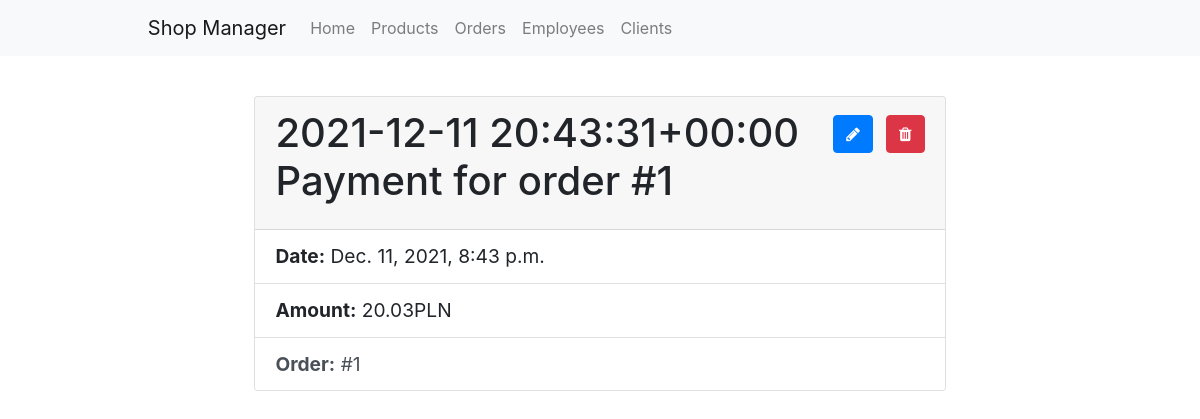
Page /orders/payments/1/ on the committed database.
### orders/models.py (models this page shows, shortened)
class Payment(models.Model):
    date = models.DateTimeField(help_text="Please pass the date of the payment.")
    amount = models.FloatField(validators=[MinValueValidator(0)],  help_text="Please pass the amount of the payment.")
    order = models.ForeignKey(Order, on_delete=models.SET_NULL, null=True,  help_text="Please select the order for which the payment was made.")
    def __str__(self):
        return f'{self.date} Payment for order #{self.order.id}'
    class Meta:
        ordering = ['-date']

class Order(models.Model):
    date = models.DateField(help_text="Please pass the date in YYYY-MM-DD format.")
    status = models.CharField(max_length=100, help_text="Please pass the status of the order.")
    comment = models.TextField(max_length=1000, blank=True, null=True, help_text="Optional: Please add some comments.")
    address = models.ForeignKey(Address, on_delete=models.SET_NULL, null=True, help_text="Please choose the address.")
    client = models.ForeignKey(Client, on_delete=models.SET_NULL, null=True, help_text="Please select the client. If client do not exist define the client in Clients section.")
    employee = models.ForeignKey(
        Employee, on_delete=models.SET_NULL, null=True, help_text="Please select the employee responsible for the order.")
    class Meta:
        ordering = ['-id']

### orders/views.py (the view)
# urls.py: path('payments/<int:pk>/', views.PaymentDetailView.as_view(), name='payment-detail'),
class PaymentDetailView(generic.DetailView):
    model = Payment

### orders/templates/orders/payment_detail.html
{% extends "base.html" %}
{% block content %}
    <div style="width: 90%; margin-left: 5%; font-size:1.2rem;">
        <div class="card" style="width: 80%; margin-left: 10%;">
            <div class="card-header">
              <a href="delete/" class="btn btn-danger" style="float: right; margin-top: 1%;"><span class="fa fa-trash"></span></a>
              <a href="update/" class="btn btn-primary" style="float: right; margin-right: 2%; margin-top: 1%;"><span class="fa fa-pencil"></span></a>
              <h1 class="card-title">{{ object}}</h1>
            </div>
            <ul class="list-group list-group-flush">
              <li class="list-group-item"><strong>Date:</strong> {{ object.date }}</li>
              <li class="list-group-item"><strong>Amount:</strong> {{ object.amount }}PLN</li>
              <a class="list-group-item list-group-item-action" href="{% url 'orders:order-detail' object.order.id %}"><strong>Order:</strong> #{{ object.order.id }}</a>
            </ul>
        </div>
        <br>
    </div>
{% endblock %}

### rows in the picture
Payment: date+order "2021-12-11 20:43:31+00:00 Payment for order #1", date "Dec. 11, 2021, 8:43 p.m.", amount "20.03", order.id "1"
